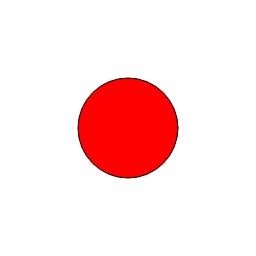
Frame 1 (no input)
Frame 60 (no input): identical to frame 1, image omitted
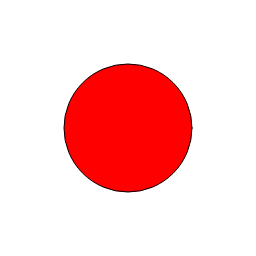
Frame 120 (the mouse pressed at the canvas centre since frame 60)

The p5.js sketch that drew these frames (run headless with seeded random() and noise() and a simulated clock; from frame 60 on, the mouse is pressed at the canvas centre):

// p5.js sketch
// ── sketch.js

function setup()
{
  createCanvas(256, 256);
  background(255, 255, 255);
  smooth();
  frameRate(60);
  
  diameter = 1;
  
  fill(255, 0, 0);
}

function draw()
{ 
  background(255, 255, 255);
 
  ellipse(128, 128, diameter, diameter);
}

function mouseMoved() {   diameter = mouseX;
            
                            if (diameter <= 100) {diameter = 100};
                        }
